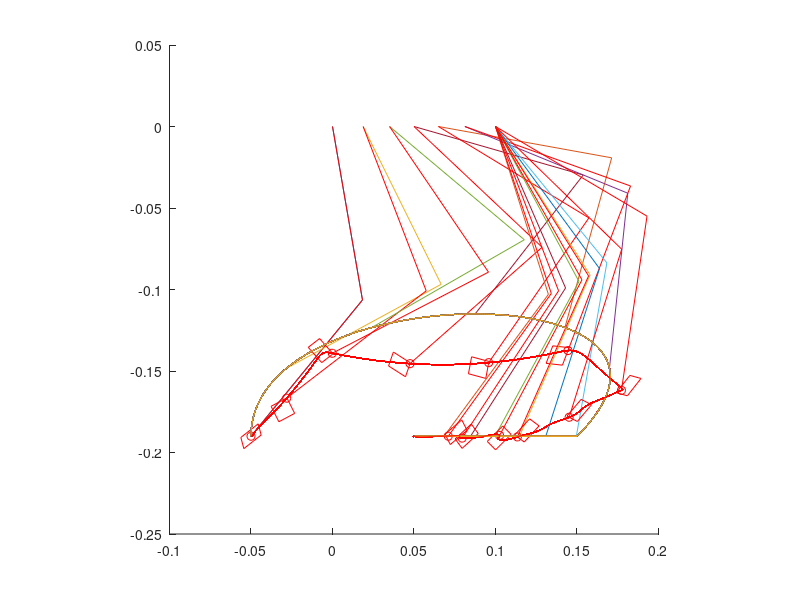

MATLAB code to generate this figure:
clear;
clf;

%parameter
height = 0.19 % (m)
stroke = 0.20 % (m)
motor_velocity = 4.81 % (rad/s) 46rpm
l1 = 0.108 % (m) length of link
l2 = 0.108
ratio = 0.05; % display
P = [0, 0; 0, 0.1; 0.3, 0.1; stroke, 0.0];
period = 0.30 % (s)
cog = 0.3 % (m) center of gravity
m1 = 0.5;
m2 = 0.5;
I1 = 1/12 * m1 * l1^2;
I2 = 1/12 * m2 * l2^2;
gain = 50.0;
max_torque = 4.6; % (Nm)

%parameter low
%stroke = 0.10 % (m)
%P = [0, 0; 0, 0.06; 0.17, 0.06; stroke, 0.0];

function [t1, t2] = inverse_kinematics(x, y, l1, l2)
  l = sqrt(x^2+y^2);
  t1 = t2 = 0;
  if (l <= (l1+l2))
    t1 = atan2(y,x) + acos((l1^2+l^2-l2^2)/(2*l2*l));
    t2 = pi + acos((l1^2+l2^2-l^2)/(2*l1*l2)) + t1;
  endif
endfunction

function [x, y] = bezier(P, t)
  B =[(1-t)^3, 3*t*(1-t)^2, 3*t^2*(1-t), t^3];
  X = B * P;
  x = X(1);
  y = X(2);
endfunction

function [xd, yd] = bezier_d(P, t)
  Bd =[-3*(1-t)^2, 3*(1-t)^2-6*t*(1-t), 6*t*(1-t)-3*t^2, 3*t^2];
  Xd = Bd * P;
  xd = Xd(1);
  yd = Xd(2);
endfunction

function [t1, t2, t1d, t2d] = dynamics(t1, t2, t1d, t2d, f1, f2, l1, l2, m1, m2, I1, I2, motor_velocity, dt)
  g = 9.8;
  M = [(l1^2*m1+4*l1^2*m2+4*I1)/4 (l1*l2*m2*cos(t2-t1))/2;
       (l1*l2*m2*cos(t2-t1))/2    (2*l2^2*m2+8*I2)/8];
  D = [((l1*l2*m2*t2d^2-l1*l2*m2*t1d*t2d)*sin(t2-t1))/2;
       ((l1*l2*m2*t1d*t2d-l1*l2*m2*t1d^2)*sin(t2-t1))/2];
  G = [g*l1*m2*cos(t1)+(g*l1*m1*cos(t1))/2;
       (g*l2*m2*cos(t2))/2];
  tdd = inv(M) * [[f1; f2] - D - G];
  t1dd = tdd(1);
  t2dd = tdd(2);
  t1d = max([min([t1d + t1dd * dt, motor_velocity]), -motor_velocity]);
  t2d = max([min([t2d + t2dd * dt, motor_velocity]), -motor_velocity]);
  t1 = t1 + t1d * dt + 1 / 2 * t1dd * dt^2;
  t2 = t2 + t2d * dt + 1 / 2 * t2dd * dt^2;
endfunction

xr = -stroke/4;
yr = -height;
[t1r, t2r] = inverse_kinematics(xr, yr, l1, l2);
t1rd = 0; t2rd = 0;

i = 0;
dt = 0.001;
g = 9.8;
Tc = sqrt(cog/g)
x0 = -stroke/4;
v0 = stroke/4*(cosh(period/Tc)+1)/(Tc*sinh(period/Tc))

for t = 0.0: dt/period: 2 * period/period
  sup_pos = x0 * cosh(mod(t,1) * period / Tc) + Tc * v0 * sinh(mod(t,1) * period / Tc) - x0;
  if (t <= 1)
    [xt, yt] = bezier(P, t);
    x = xt - stroke/4;
    y = yt - height;
  else
    x = stroke*3/4-sup_pos;
  endif

  if (t <= 1)
    sup_leg_pos = sup_pos;
  else
    sup_leg_pos = stroke/2;
  endif
  [t1, t2] = inverse_kinematics(x - sup_leg_pos, y, l1, l2);
  w1r = -t1rd/motor_velocity;
  f1 = max([min([gain * (t1 - t1r), max_torque * (1 + w1r)]), -max_torque * (1 - w1r)]);
  w2r = -t2rd/motor_velocity;
  f2 = max([min([gain * (t2 - t2r), max_torque * (1 + w2r)]), -max_torque * (1 - w2r)]);
  [t1r, t2r, t1rd, t2rd] = dynamics(t1r, t2r, t1rd, t2rd, f1, f2, l1, l2, m1, m2, I1, I2, motor_velocity, dt);
  
%  t1r = t1r + max([min([t1 - t1r, motor_velocity * dt]), -motor_velocity * dt]);
%  t2r = t2r + max([min([t2 - t2r, motor_velocity * dt]), -motor_velocity * dt]);
  tor = [w1r-1 w1r-1 w1r+1 w1r+1 w1r-1; w2r-1 w2r+1 w2r+1 w2r-1 w2r-1];

  if (t1 != 0 || t2 != 0)
    i = i + 1;
    x1 = l1 * cos(t1);
    y1 = l1 * sin(t1);
    x2 = l1 * cos(t2) + x1;
    y2 = l1 * sin(t2) + y1;
    arm_x(i,:) = [sup_leg_pos x1 + sup_leg_pos x2 + sup_leg_pos];
    arm_y(i,:) = [0 y1 y2];
    xdp(i) = x2 + sup_leg_pos;
    ydp(i) = y2;
    x1r = l1 * cos(t1r);
    y1r = l1 * sin(t1r);
    x2r = l2 * cos(t2r) + x1r;
    y2r = l2 * sin(t2r) + y1r;
    arm_xr(i,:) = [sup_leg_pos x1r+sup_leg_pos x2r+sup_leg_pos];
    arm_yr(i,:) = [0 y1r y2r];
    xdpr(i) = x2r + sup_leg_pos;
    ydpr(i) = y2r;
    jaco = [-l1*sin(t1) -l2*sin(t2); l1*cos(t1) l2*cos(t2)];
	m = jaco' * tor;
	mx(i,:) = m(1,:) * ratio + x2r + sup_leg_pos;
	my(i,:) = m(2,:) * ratio + y2r;
    px(i) = x2r + sup_leg_pos;
    py(i) = y2r;
  endif
endfor

hold on;
axis([-0.10,0.20,-0.25,0.05],"square");
for n = 1:i
  if (mod(n - 1, 50) == 0)
    plot(arm_x(n,:), arm_y(n,:));
    plot(arm_xr(n,:), arm_yr(n,:), "r");
    plot(mx(n,:), my(n,:), "r");
    plot(px(n), py(n), ".or");
  endif
  plot(xdp, ydp);
  plot(xdpr, ydpr, "r");
end
hold off;

